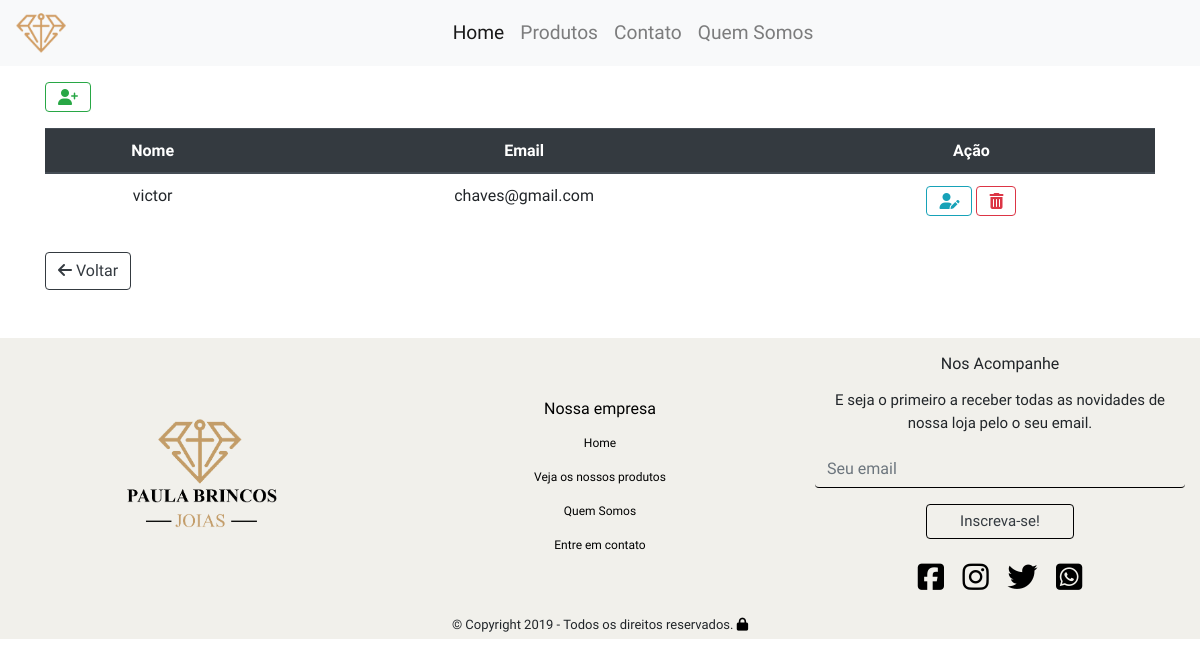
/usuario (signed in), run on an earlier commit of the app's database.
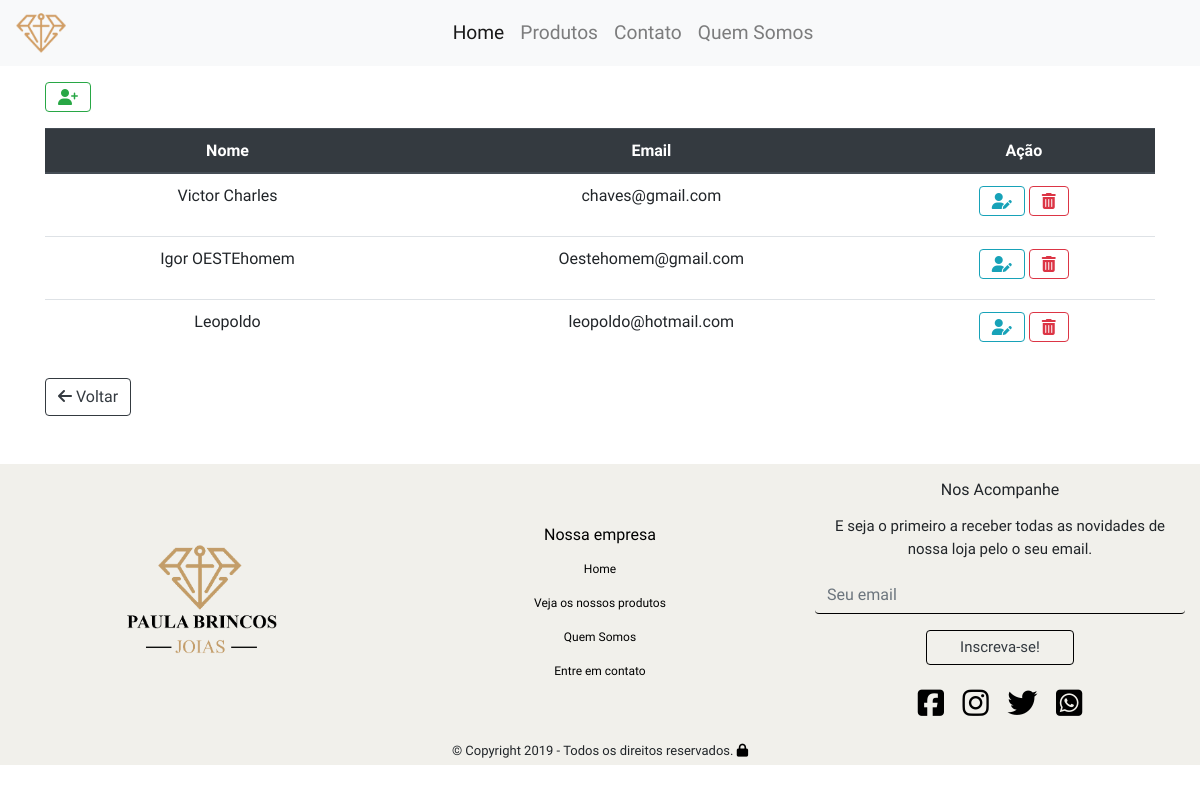
And on a later commit of the database.
### tables this page shows
CREATE TABLE `usuario` (
  `id` int(11) NOT NULL,
  `nome` varchar(255) NOT NULL,
  `email` varchar(255) NOT NULL,
  `senha` varchar(255) NOT NULL,
  `url_imagem` varchar(255) NOT NULL
);

### app/core/Controller.php (called while the page is built, shortened)
<?php
class Controller{
    public function load($viewName, $viewData=array()){
        extract($viewData);
        include "app/views/" . $viewName .".php";
    }
}

### app/core/Core.php (called while the page is built, shortened)
<?php
class Core{
    private $parametros = array();
    public function run(){
       $c = new $controllerCorrente;
       call_user_func_array(array($c, $this->getMetodo()), $this->getParametros());
    }
    public function getMetodo() {
        return METODO_PADRAO;
    }
    public function getParametros() {
        return $this->parametros;
    }
}

### index.php (called while the page is built, shortened)
<?php
require 'app/core/Core.php';
$core = new Core;
$core->run();

### app/core/Model.php (called while the page is built, shortened)
<?php
abstract class Model{
    public function __construct() {
        $this->db = new \PDO("mysql:dbname=".BANCO.";host=".SERVIDOR,USUARIO,SENHA);
    }
}

### app/models/Usuario.php (called while the page is built, shortened)
<?php
class Usuario extends Model
{
    public function lista()
    {
        $sql = "SELECT * FROM usuario";
        $qry = $this->db->query($sql);
        return $qry->fetchAll(\PDO::FETCH_OBJ);
    }
}

### app/views/usuario/Index.php (the view, shortened to what this page needs)
<div class="container mt-3">
    <div class="d-flex justify-content-between">
        <a href="<?php echo URL_BASE . "/usuario/novo" ?>"><button type="button" title="Novo Usuario" class="btn btn-outline-success"><i class="fas fa-user-plus"></i></button></a>
    </div>
    <table class="table mt-3 text-center">
        <thead class="thead-dark">
            <tr>
                <th scope="col">Nome</th>
                <th scope="col">Email</th>
                <th scope="col">Ação</th>
            </tr>
        </thead>
        <tbody>
            <?php if (is_array($usuarios)) {
                foreach ($usuarios as $usuario) { ?>
                    <tr>
                        <td><?php echo $usuario->nome ?></td>
                        <td><?php echo $usuario->email ?></td>
                        <td>
                            <a href="<?php echo URL_BASE . "/usuario/editar/" . $usuario->id ?>" title="Editar" class="btn btn-outline-info mb-2"><i class="fas fa-user-edit"></i></a>
                            <a href="<?php echo URL_BASE . "/usuario/apagar/" . $usuario->id ?>" title="Apagar" class="btn btn-outline-danger mb-2"><i class="fas fa-trash-alt"></i></a>
                        </td>
                    </tr>
            <?php }
            } ?>
        </tbody>
    </table>
    <a href="<?php echo URL_BASE . "/administrativo" ?>"><button type="button" class="btn btn-outline-dark"><i class="fas fa-arrow-left"></i> Voltar</button></a>
</div>

What changed in the data, as far as the page shows it:
changed usuario "chaves@gmail.com": nome "victor" → "Victor Charles"
added usuario: nome "Igor OESTEhomem", email "Oestehomem@gmail.com"
added usuario: nome "Leopoldo", email "leopoldo@hotmail.com"
